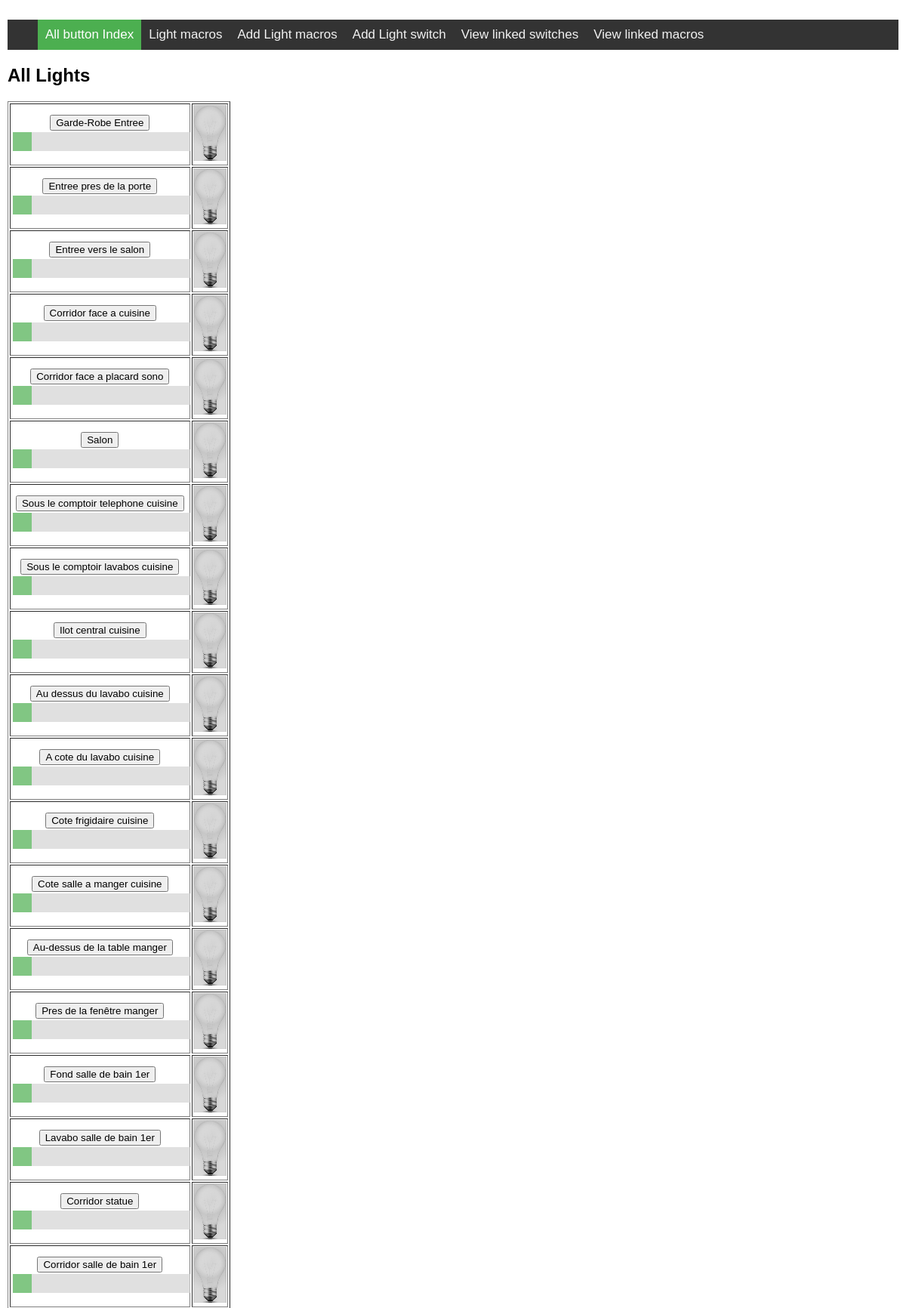
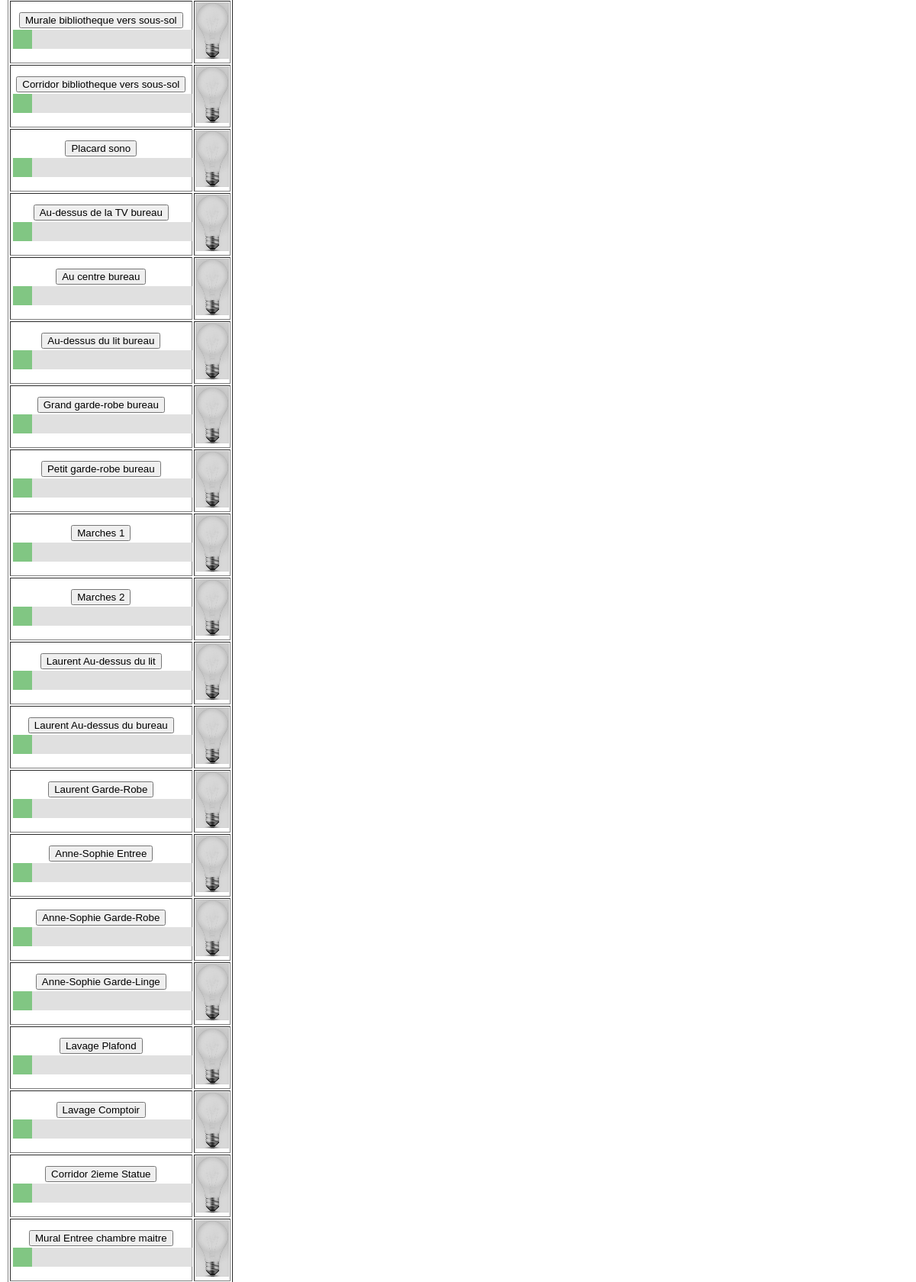
The page / (upper part) on the database its author committed (2 pictures, top to bottom).
### tables this page shows
CREATE TABLE lights (addr TEXT, name TEXT, brightness real, eol text);

### my_flask_app.py (the view)
@app.route('/', methods=['GET', 'POST'])
def all_lights():
    form = MacroForm()
    if request.method == 'POST':
        light_name = request.form['submit']
        light_brightness = request.form[light_name]
        db_func.change_light_state(light_brightness, light_name)
    rows = db_func.get_all_in_db('lights')
    return render_template('brightness_button.html', rows=rows, form=form)

### my_flask_app.py
class MacroForm(FlaskForm):
    choices = db_func.get_in_db('name', 'lights')
    macro_new_name = StringField('Name of macro', validators=[DataRequired()])
    switch_new_name = StringField('Name of switch (SWx)', validators=[DataRequired()])

### db_functions.py (called while the page is built)
def get_all_in_db(table_name):
    try:
        con = sqlite3.connect(database_name)
        c = con.cursor()
        command = "SELECT * FROM " + table_name
        c.execute(command)
        rows = c.fetchall()
        list = rows[1:]
        c.close()
    except sqlite3.Error as error:
        message = "Failed to update sqlite table", error
        print(message)
    finally:
        if (con):
            con.close()
    return list

### templates/brightness_button.html (shortened to what this page needs)
{% extends 'base.html' %}
{% set active_page = "all_lights" %}
{% block header %}
    <h1>{% block title %}All Lights{% endblock %}</h1>
{% endblock %}
{% block content %}
    <form method="POST" action="{{ url_for('all_lights') }}">
        <table border = 1>
            {% for row in rows %}
                <tr>
                    <th> <input type="submit" name="submit" value="{{row[1]}}"/> <br>
                    <input type="range" min="0" max="100" value="{{ row[2] }}" name="{{row[1]}}" class="slider"/> </th></th>
                    {% if row[2] == 0 %}
                        <td> <img src="{{ url_for('static',filename="light-bulb-off.jpg") }}"/> </td>
                    {% else %}
                        <td> <img src="{{ url_for('static',filename="light-bulb-on.jpg") }}"/> </td>
                    {% endif %}
                </tr>
            {% endfor %}
        </table>
    </form>
{% endblock %}

### templates/base.html (shortened to what this page needs)
<!doctype html>
<head>
    {% block head %}
    <link rel="stylesheet" href="{{ url_for('static', filename='style.css') }}">
    {% endblock %}
</head>
{% set navigation_bar = [
    ('/LightApp/', 'all_lights', 'All button Index'),
    ('/LightApp/macros', 'macros', 'Light macros'),
    ('/LightApp/enternewmacros', 'add_macros', 'Add Light macros'),
    ('/LightApp/enternewswitch', 'add_switch', 'Add Light switch'),
    ('/LightApp/switch_list','switch_list','View linked switches'),
    ('/LightApp/macros_list','macros_list','View linked macros')
] -%}
{% set active_page = active_page|default('button_page') -%}
<ul class="topnav" id="navigation">
{% for href, id, caption in navigation_bar %}
      <a class = "{% if id == active_page %} active {% endif %}"
         href="{{ href|e }}">{{ caption|e }}</a>
{% endfor %}
</ul>
<section class="content">
    <header>
        {% block header %}{% endblock %}
    </header>
  {% block content %}{% endblock %}
</section>

### static/style.css (style rules this page uses)
.topnav { overflow: hidden; background-color: #333; }
.topnav a { float: left; color: #f2f2f2; text-align: center; padding: 10px 10px; text-decoration: none; font-size: 17px; }
.topnav a.active { background-color: #4CAF50; color: white; }
.slider { -webkit-appearance: none; appearance: none; width: 100%; height: 25px; background: #d3d3d3; outline: none; opacity: 0.7; -webkit-transition: .2s; transition: opacity .2s; }

### rows shown on the page
lights: submit "Garde-Robe Entree", brightness "0"
lights: submit "Entree pres de la porte", brightness "0"
lights: submit "Entree vers le salon", brightness "0"
lights: submit "Corridor face a cuisine", brightness "0"
lights: submit "Corridor face a placard sono", brightness "0"
lights: submit "Salon", brightness "0"
lights: submit "Sous le comptoir telephone cuisine", brightness "0"
lights: submit "Sous le comptoir lavabos cuisine", brightness "0"
lights: submit "Ilot central cuisine", brightness "0"
lights: submit "Au dessus du lavabo cuisine", brightness "0"
lights: submit "A cote du lavabo cuisine", brightness "0"
lights: submit "Cote frigidaire cuisine", brightness "0"
lights: submit "Cote salle a manger cuisine", brightness "0"
lights: submit "Au-dessus de la table manger", brightness "0"
lights: submit "Pres de la fenêtre manger", brightness "0"
lights: submit "Fond salle de bain 1er", brightness "0"
lights: submit "Lavabo salle de bain 1er", brightness "0"
lights: submit "Corridor statue", brightness "0"
lights: submit "Corridor salle de bain 1er", brightness "0"
lights: submit "Murale bibliotheque vers sous-sol", brightness "0"
lights: submit "Corridor bibliotheque vers sous-sol", brightness "0"
lights: submit "Placard sono", brightness "0"
lights: submit "Au-dessus de la TV bureau", brightness "0"
lights: submit "Au centre bureau", brightness "0"
lights: submit "Au-dessus du lit bureau", brightness "0"
lights: submit "Grand garde-robe bureau", brightness "0"
lights: submit "Petit garde-robe bureau", brightness "0"
lights: submit "Marches 1", brightness "0"
lights: submit "Marches 2", brightness "0"
lights: submit "Laurent Au-dessus du lit", brightness "0"
lights: submit "Laurent Au-dessus du bureau", brightness "0"
lights: submit "Laurent Garde-Robe", brightness "0"
lights: submit "Anne-Sophie Entree", brightness "0"
lights: submit "Anne-Sophie Garde-Robe", brightness "0"
lights: submit "Anne-Sophie Garde-Linge", brightness "0"
lights: submit "Lavage Plafond", brightness "0"
lights: submit "Lavage Comptoir", brightness "0"
lights: submit "Corridor 2ieme Statue", brightness "0"
lights: submit "Mural Entree chambre maitre", brightness "0"

### other values the page prints
{{ caption|e }} "All button Index" "Light macros" "Add Light macros" "Add Light switch" "View linked switches" "View linked macros"
